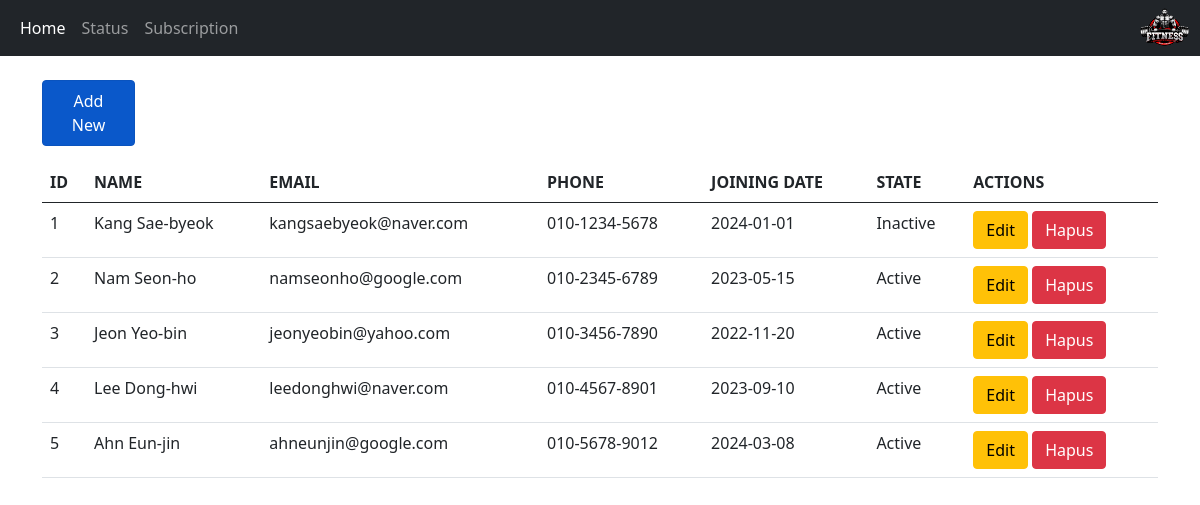
/Sourcecode/index.php, run on the app's committed database.
### tables this page shows
CREATE TABLE `member`  (
  `id` int NOT NULL AUTO_INCREMENT,
  `name` varchar(100) NULL DEFAULT NULL,
  `email` varchar(100) NULL DEFAULT NULL,
  `phone` varchar(20) NULL DEFAULT NULL,
  `join_date` date NULL DEFAULT NULL,
  `status_id` int NULL DEFAULT NULL,
  PRIMARY KEY (`id`) USING BTREE,
  INDEX `status_id`(`status_id` ASC) USING BTREE,
  CONSTRAINT `member_ibfk_1` FOREIGN KEY (`status_id`) REFERENCES `membershipstatus` (`status_id`) ON DELETE RESTRICT ON UPDATE RESTRICT
);

CREATE TABLE `membershipstatus`  (
  `status_id` int NOT NULL AUTO_INCREMENT,
  `status_name` varchar(50) NULL DEFAULT NULL,
  `description` varchar(255) NULL DEFAULT NULL,
  PRIMARY KEY (`status_id`) USING BTREE
);

### Sourcecode/controllers/Member.controller.php (called while the page is built, shortened)
<?php
include_once("views/Member.view.php");
class MemberController{
    private $member;
    function __construct() {
        $this->member = new Member(Conf::$db_host, Conf::$db_user, Conf::$db_pass, Conf::$db_name);
    }
    public function index() {
        $this->member->open();
        $this->member->getMemberJoin();
        $data = array();
        while($row = $this->member->getResult()){
          array_push($data, $row);
        }
        $view = new MemberView();
        $view->render($data);
      }
}

### Sourcecode/views/Member.view.php (the view, shortened to what this page needs)
<?php
class MemberView {
  public function render($data){
    $no = 1;
    $dataMember = null;
    $dataheader = "<tr>
                      <th>ID</th>
                      <th>NAME</th>
                      <th>EMAIL</th>
                      <th>PHONE</th>
                      <th>JOINING DATE</th>
                      <th>STATE</th>
                      <th>ACTIONS</th>
                  </tr>";
    foreach($data as $val){
        list($id, $nama, $email, $phone, $join, $state) = $val;
        $dataMember .= "<tr>
                <td>" . $no++ . "</td>
                <td>" . $nama . "</td>
                <td>" . $email . "</td>
                <td>" . $phone . "</td>
                <td>" . $join . "</td>
                <td>" . $state . "</td>
                <td>
                  <a href='index.php?editpage=" . $id .  "' class='btn btn-warning'>Edit</a>
                  <a href='index.php?id_hapus=" . $id . "' class='btn btn-danger' onclick='return confirm(\"Are you sure you want to delete?\")'>Hapus</a>
                </td>
                </tr>";
      }
  }
}
?>

### Sourcecode/index.php
<?php
include_once("views/Template.view.php");
include_once("models/DB.class.php");
include_once("controllers/Member.controller.php");
$member = new MemberController();
if (!empty($_GET['editpage'])) {
    $id = $_GET['editpage'];
    $member->editpage($id);
}
else if (!empty($_GET['addpage'])) {
    $member->addpage();
}
else if (!empty($_GET['id_hapus'])) {
    $id = $_GET['id_hapus'];
    $member->delete($id);
}
else if (isset($_POST['update'])) {
    $member->edit($_POST);
}
else if(isset($_POST['add'])) {
    $member->add($_POST);
}
else{
    $member->index();
}
?>

### Sourcecode/views/Template.view.php (shortened to what this page needs)
<?php
class Template
{
    var $content = '';
    function __construct($filename='')
    {
        $this->content = implode('', @file($filename));
    }
    function clear()
    {
        $this->content = preg_replace("/DATA_[A-Z|_|0-9]+/", "", $this->content);
    }
    function write()
    {
        print $this->content;
    }
    function replace($old = '', $new = '')
    {
        if (is_int($new)) {
            $value = sprintf("%d", $new);
        }
        elseif (is_float($new)) {
            $value = sprintf("%f", $new);
        }
        elseif (is_array($new)) {
            $value = '';
            foreach ($new as $item) {
                $value .= $item. ' ';
            }
        }
        else {
            $value = $new;
        }
        $this->content = preg_replace("/$old/", $value, $this->content);
    }
}
?>

### data on the page
member: name "Kang Sae-byeok", email "kangsaebyeok@naver.com", phone "010-1234-5678", join_date "2024-01-01", status.status_name "Inactive"
member: name "Nam Seon-ho", email "namseonho@google.com", phone "010-2345-6789", join_date "2023-05-15", status.status_name "Active"
member: name "Jeon Yeo-bin", email "jeonyeobin@yahoo.com", phone "010-3456-7890", join_date "2022-11-20", status.status_name "Active"
member: name "Lee Dong-hwi", email "leedonghwi@naver.com", phone "010-4567-8901", join_date "2023-09-10", status.status_name "Active"
member: name "Ahn Eun-jin", email "ahneunjin@google.com", phone "010-5678-9012", join_date "2024-03-08", status.status_name "Active"

### other printed values
$this->content "Home Status Subscription Add New"
